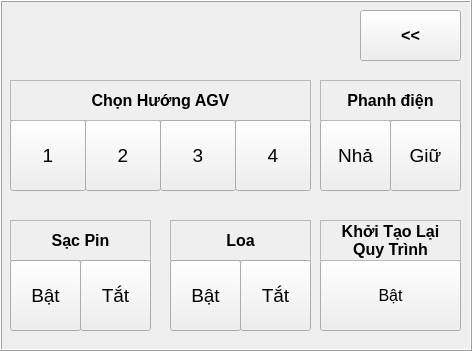
    <widget class="QFrame" name="fr_handMode_extand">
     <property name="geometry">
      <rect>
       <x>219</x>
       <y>0</y>
       <width>472</width>
       <height>351</height>
      </rect>
     </property>
     <property name="autoFillBackground">
      <bool>true</bool>
     </property>
     <property name="frameShape">
      <enum>QFrame::Box</enum>
     </property>
     <property name="frameShadow">
      <enum>QFrame::Raised</enum>
     </property>
     <widget class="QLabel" name="lb_charger">
      <property name="geometry">
       <rect>
        <x>10</x>
        <y>220</y>
        <width>141</width>
        <height>41</height>
       </rect>
      </property>
      <property name="font">
       <font>
        <pointsize>12</pointsize>
        <weight>75</weight>
        <bold>true</bold>
       </font>
      </property>
      <property name="autoFillBackground">
       <bool>false</bool>
      </property>
      <property name="frameShape">
       <enum>QFrame::StyledPanel</enum>
      </property>
      <property name="lineWidth">
       <number>1</number>
      </property>
      <property name="midLineWidth">
       <number>0</number>
      </property>
      <property name="text">
       <string>Sạc Pin</string>
      </property>
      <property name="scaledContents">
       <bool>false</bool>
      </property>
      <property name="alignment">
       <set>Qt::AlignCenter</set>
      </property>
      <property name="wordWrap">
       <bool>false</bool>
      </property>
      <property name="openExternalLinks">
       <bool>false</bool>
      </property>
     </widget>
     <widget class="QLabel" name="lb_speaker">
      <property name="geometry">
       <rect>
        <x>170</x>
        <y>220</y>
        <width>141</width>
        <height>41</height>
       </rect>
      </property>
      <property name="font">
       <font>
        <pointsize>12</pointsize>
        <weight>75</weight>
        <bold>true</bold>
       </font>
      </property>
      <property name="autoFillBackground">
       <bool>false</bool>
      </property>
      <property name="frameShape">
       <enum>QFrame::StyledPanel</enum>
      </property>
      <property name="lineWidth">
       <number>1</number>
      </property>
      <property name="midLineWidth">
       <number>0</number>
      </property>
      <property name="text">
       <string>Loa</string>
      </property>
      <property name="scaledContents">
       <bool>false</bool>
      </property>
      <property name="alignment">
       <set>Qt::AlignCenter</set>
      </property>
      <property name="wordWrap">
       <bool>false</bool>
      </property>
      <property name="openExternalLinks">
       <bool>false</bool>
      </property>
     </widget>
     <widget class="QPushButton" name="bt_charger_on">
      <property name="geometry">
       <rect>
        <x>10</x>
        <y>260</y>
        <width>71</width>
        <height>71</height>
       </rect>
      </property>
      <property name="font">
       <font>
        <pointsize>14</pointsize>
        <weight>50</weight>
        <bold>false</bold>
       </font>
      </property>
      <property name="text">
       <string>Bật</string>
      </property>
      <property name="checkable">
       <bool>false</bool>
      </property>
      <property name="autoRepeat">
       <bool>true</bool>
      </property>
      <property name="autoExclusive">
       <bool>true</bool>
      </property>
      <property name="autoRepeatDelay">
       <number>300</number>
      </property>
      <property name="autoRepeatInterval">
       <number>100</number>
      </property>
      <property name="autoDefault">
       <bool>true</bool>
      </property>
      <property name="default">
       <bool>false</bool>
      </property>
      <property name="flat">
       <bool>false</bool>
      </property>
     </widget>
     <widget class="QPushButton" name="bt_speaker_on">
      <property name="geometry">
       <rect>
        <x>170</x>
        <y>260</y>
        <width>71</width>
        <height>71</height>
       </rect>
      </property>
      <property name="font">
       <font>
        <pointsize>14</pointsize>
        <weight>50</weight>
        <bold>false</bold>
       </font>
      </property>
      <property name="text">
       <string>Bật</string>
      </property>
     </widget>
     <widget class="QPushButton" name="bt_speaker_off">
      <property name="geometry">
       <rect>
        <x>240</x>
        <y>260</y>
        <width>71</width>
        <height>71</height>
       </rect>
      </property>
      <property name="font">
       <font>
        <pointsize>14</pointsize>
        <weight>50</weight>
        <bold>false</bold>
       </font>
      </property>
      <property name="text">
       <string>Tắt</string>
      </property>
     </widget>
     <widget class="QPushButton" name="bt_charger_off">
      <property name="geometry">
       <rect>
        <x>80</x>
        <y>260</y>
        <width>71</width>
        <height>71</height>
       </rect>
      </property>
      <property name="font">
       <font>
        <pointsize>14</pointsize>
        <weight>50</weight>
        <bold>false</bold>
       </font>
      </property>
      <property name="text">
       <string>Tắt</string>
      </property>
      <property name="autoRepeatDelay">
       <number>300</number>
      </property>
      <property name="autoRepeatInterval">
       <number>100</number>
      </property>
     </widget>
     <widget class="QPushButton" name="bt_extand_hide">
      <property name="geometry">
       <rect>
        <x>360</x>
        <y>10</y>
        <width>101</width>
        <height>51</height>
       </rect>
      </property>
      <property name="font">
       <font>
        <pointsize>12</pointsize>
        <weight>75</weight>
        <bold>true</bold>
       </font>
      </property>
      <property name="text">
       <string>&lt;&lt;</string>
      </property>
     </widget>
     <widget class="QPushButton" name="bt_brake_on">
      <property name="geometry">
       <rect>
        <x>320</x>
        <y>120</y>
        <width>71</width>
        <height>71</height>
       </rect>
      </property>
      <property name="font">
       <font>
        <pointsize>14</pointsize>
        <weight>50</weight>
        <bold>false</bold>
       </font>
      </property>
      <property name="text">
       <string>Nhả</string>
      </property>
     </widget>
     <widget class="QLabel" name="lb_brake">
      <property name="geometry">
       <rect>
        <x>320</x>
        <y>80</y>
        <width>141</width>
        <height>41</height>
       </rect>
      </property>
      <property name="font">
       <font>
        <pointsize>12</pointsize>
        <weight>75</weight>
        <bold>true</bold>
       </font>
      </property>
      <property name="autoFillBackground">
       <bool>false</bool>
      </property>
      <property name="frameShape">
       <enum>QFrame::StyledPanel</enum>
      </property>
      <property name="lineWidth">
       <number>1</number>
      </property>
      <property name="midLineWidth">
       <number>0</number>
      </property>
      <property name="text">
       <string>Phanh điện</string>
      </property>
      <property name="scaledContents">
       <bool>false</bool>
      </property>
      <property name="alignment">
       <set>Qt::AlignCenter</set>
      </property>
      <property name="wordWrap">
       <bool>false</bool>
      </property>
      <property name="openExternalLinks">
       <bool>false</bool>
      </property>
     </widget>
     <widget class="QPushButton" name="bt_brake_off">
      <property name="geometry">
       <rect>
        <x>390</x>
        <y>120</y>
        <width>71</width>
        <height>71</height>
       </rect>
      </property>
      <property name="font">
       <font>
        <pointsize>14</pointsize>
        <weight>50</weight>
        <bold>false</bold>
       </font>
      </property>
      <property name="text">
       <string>Giữ</string>
      </property>
     </widget>
     <widget class="QPushButton" name="bt_resetFrameWork">
      <property name="enabled">
       <bool>true</bool>
      </property>
      <property name="geometry">
       <rect>
        <x>320</x>
        <y>260</y>
        <width>141</width>
        <height>71</height>
       </rect>
      </property>
      <property name="font">
       <font>
        <pointsize>12</pointsize>
        <weight>50</weight>
        <bold>false</bold>
       </font>
      </property>
      <property name="text">
       <string>Bật</string>
      </property>
     </widget>
     <widget class="QLabel" name="lb_resetFrameWork">
      <property name="enabled">
       <bool>true</bool>
      </property>
      <property name="geometry">
       <rect>
        <x>320</x>
        <y>220</y>
        <width>141</width>
        <height>41</height>
       </rect>
      </property>
      <property name="font">
       <font>
        <pointsize>12</pointsize>
        <weight>75</weight>
        <bold>true</bold>
       </font>
      </property>
      <property name="autoFillBackground">
       <bool>false</bool>
      </property>
      <property name="frameShape">
       <enum>QFrame::StyledPanel</enum>
      </property>
      <property name="lineWidth">
       <number>1</number>
      </property>
      <property name="midLineWidth">
       <number>0</number>
      </property>
      <property name="text">
       <string>Khởi Tạo Lại
Quy Trình</string>
      </property>
      <property name="scaledContents">
       <bool>false</bool>
      </property>
      <property name="alignment">
       <set>Qt::AlignCenter</set>
      </property>
      <property name="wordWrap">
       <bool>false</bool>
      </property>
      <property name="openExternalLinks">
       <bool>false</bool>
      </property>
     </widget>
     <widget class="QPushButton" name="bt_dir1">
      <property name="geometry">
       <rect>
        <x>10</x>
        <y>120</y>
        <width>76</width>
        <height>71</height>
       </rect>
      </property>
      <property name="font">
       <font>
        <pointsize>14</pointsize>
        <weight>50</weight>
        <bold>false</bold>
       </font>
      </property>
      <property name="text">
       <string>1</string>
      </property>
     </widget>
     <widget class="QPushButton" name="bt_dir2">
      <property name="geometry">
       <rect>
        <x>85</x>
        <y>120</y>
        <width>76</width>
        <height>71</height>
       </rect>
      </property>
      <property name="font">
       <font>
        <pointsize>14</pointsize>
        <weight>50</weight>
        <bold>false</bold>
       </font>
      </property>
      <property name="text">
       <string>2</string>
      </property>
     </widget>
     <widget class="QLabel" name="lb_dir">
      <property name="geometry">
       <rect>
        <x>10</x>
        <y>80</y>
        <width>301</width>
        <height>41</height>
       </rect>
      </property>
      <property name="font">
       <font>
        <pointsize>12</pointsize>
        <weight>75</weight>
        <bold>true</bold>
       </font>
      </property>
      <property name="autoFillBackground">
       <bool>false</bool>
      </property>
      <property name="frameShape">
       <enum>QFrame::StyledPanel</enum>
      </property>
      <property name="lineWidth">
       <number>1</number>
      </property>
      <property name="midLineWidth">
       <number>0</number>
      </property>
      <property name="text">
       <string>Chọn Hướng AGV</string>
      </property>
      <property name="scaledContents">
       <bool>false</bool>
      </property>
      <property name="alignment">
       <set>Qt::AlignCenter</set>
      </property>
      <property name="wordWrap">
       <bool>false</bool>
      </property>
      <property name="openExternalLinks">
       <bool>false</bool>
      </property>
     </widget>
     <widget class="QPushButton" name="bt_dir4">
      <property name="geometry">
       <rect>
        <x>235</x>
        <y>120</y>
        <width>76</width>
        <height>71</height>
       </rect>
      </property>
      <property name="font">
       <font>
        <pointsize>14</pointsize>
        <weight>50</weight>
        <bold>false</bold>
       </font>
      </property>
      <property name="text">
       <string>4</string>
      </property>
     </widget>
     <widget class="QPushButton" name="bt_dir3">
      <property name="geometry">
       <rect>
        <x>160</x>
        <y>120</y>
        <width>76</width>
        <height>71</height>
       </rect>
      </property>
      <property name="font">
       <font>
        <pointsize>14</pointsize>
        <weight>50</weight>
        <bold>false</bold>
       </font>
      </property>
      <property name="text">
       <string>3</string>
      </property>
     </widget>
    </widget>
